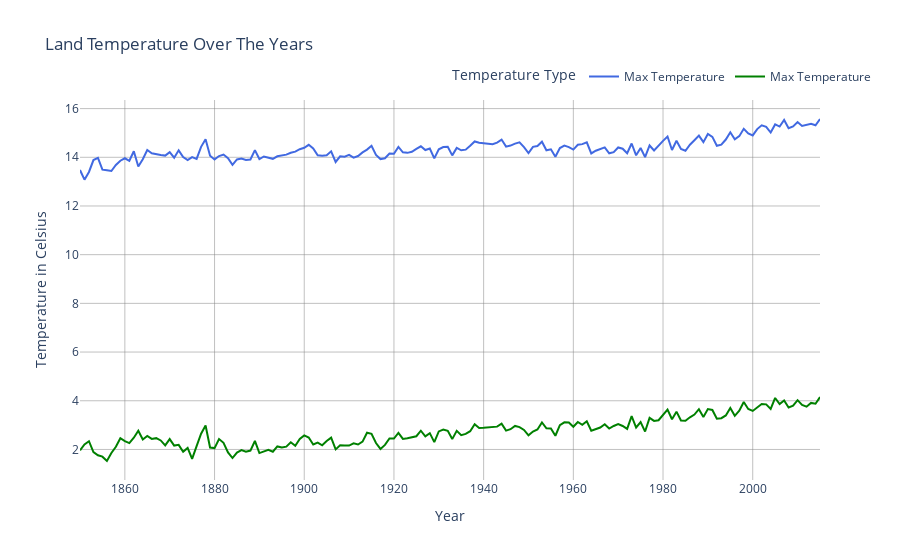

Here is the notebook cell this chart was saved with:
### Code cell
fig2 = go.Figure()

fig2.add_trace(go.Scatter(x=GroupByYear['Year'], y=GroupByYear['LandMaxTemperature'],
                          mode='lines',
                          line=dict(color='royalblue', width=2), name='Max Temperature'))

fig2.add_trace(go.Scatter(x=GroupByYear['Year'], y=GroupByYear['LandMinTemperature'],
                          mode='lines',
                          line=dict(color='green', width=2), name='Max Temperature'))

fig2.update_layout(title='Land Temperature Over The Years',
                   xaxis=dict(title='Year', showgrid=True, gridwidth=0.5, gridcolor='grey'),
                   yaxis=dict(title='Temperature in Celsius', showgrid=True, gridwidth=0.5, gridcolor='grey'),
                   plot_bgcolor='white',
                   legend=dict(title='Temperature Type', orientation='h', y=1.1, x=0.5))

fig2.show()

### Figure 1 — Plotly figure (JSON) as saved in the notebook; plotly's stock layout.template omitted (floating-point values rounded to 4 significant figures; data arrays with more than 128 entries replaced by an {"elided": "..."} marker saying what was removed)
{"data": [{"line": {"color": "royalblue", "width": 2}, "mode": "lines", "name": "Max Temperature", "type": "scatter", "x": {"elided": "166 int values"}, "y": {"elided": "166 float values"}}, {"line": {"color": "green", "width": 2}, "mode": "lines", "name": "Max Temperature", "type": "scatter", "x": {"elided": "166 int values"}, "y": {"elided": "166 float values"}}], "layout": {"legend": {"orientation": "h", "title": {"text": "Temperature Type"}, "x": 0.5, "y": 1.1}, "plot_bgcolor": "white", "title": {"text": "Land Temperature Over The Years"}, "xaxis": {"gridcolor": "grey", "gridwidth": 0.5, "showgrid": true, "title": {"text": "Year"}}, "yaxis": {"gridcolor": "grey", "gridwidth": 0.5, "showgrid": true, "title": {"text": "Temperature in Celsius"}}}}
